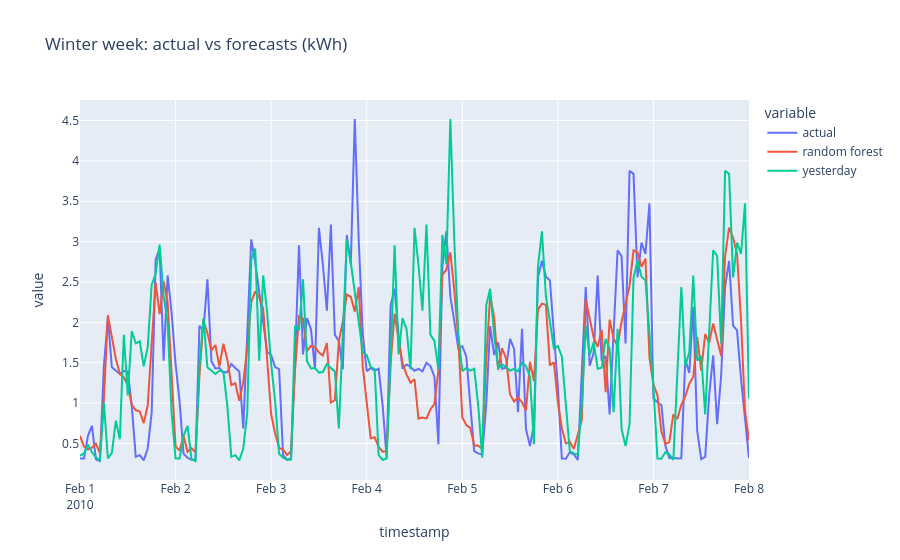

Notebook code cell kept with this figure:
### Markdown cell above
## 2. Forecast vs actual, one winter week and one summer week

### Code cell
def plot_week(start, title):
    s = pd.Timestamp(start)
    w = test.loc[s : s + pd.Timedelta(days=7), [TARGET, "pred_rf", "pred_naive"]]
    w = w.rename(columns={TARGET: "actual", "pred_rf": "random forest", "pred_naive": "yesterday"})
    return px.line(w.reset_index().melt(id_vars="timestamp"),
                   x="timestamp", y="value", color="variable", title=title)

plot_week("2010-02-01", "Winter week: actual vs forecasts (kWh)")

### Figure 1 — Plotly figure (JSON) as saved in the notebook; plotly's stock layout.template omitted (floating-point values rounded to 4 significant figures; data arrays with more than 128 entries replaced by an {"elided": "..."} marker saying what was removed)
{"data": [{"hovertemplate": "variable=actual<br>timestamp=%{x}<br>value=%{y}<extra></extra>", "legendgroup": "actual", "line": {"color": "#636efa", "dash": "solid"}, "marker": {"symbol": "circle"}, "mode": "lines", "name": "actual", "orientation": "v", "showlegend": true, "type": "scatter", "x": {"elided": "169 str values"}, "xaxis": "x", "y": {"elided": "169 float values"}, "yaxis": "y"}, {"hovertemplate": "variable=random forest<br>timestamp=%{x}<br>value=%{y}<extra></extra>", "legendgroup": "random forest", "line": {"color": "#EF553B", "dash": "solid"}, "marker": {"symbol": "circle"}, "mode": "lines", "name": "random forest", "orientation": "v", "showlegend": true, "type": "scatter", "x": {"elided": "169 str values"}, "xaxis": "x", "y": {"elided": "169 float values"}, "yaxis": "y"}, {"hovertemplate": "variable=yesterday<br>timestamp=%{x}<br>value=%{y}<extra></extra>", "legendgroup": "yesterday", "line": {"color": "#00cc96", "dash": "solid"}, "marker": {"symbol": "circle"}, "mode": "lines", "name": "yesterday", "orientation": "v", "showlegend": true, "type": "scatter", "x": {"elided": "169 str values"}, "xaxis": "x", "y": {"elided": "169 float values"}, "yaxis": "y"}], "layout": {"legend": {"title": {"text": "variable"}, "tracegroupgap": 0}, "title": {"text": "Winter week: actual vs forecasts (kWh)"}, "xaxis": {"anchor": "y", "domain": [0, 1], "title": {"text": "timestamp"}}, "yaxis": {"anchor": "x", "domain": [0, 1], "title": {"text": "value"}}}}
